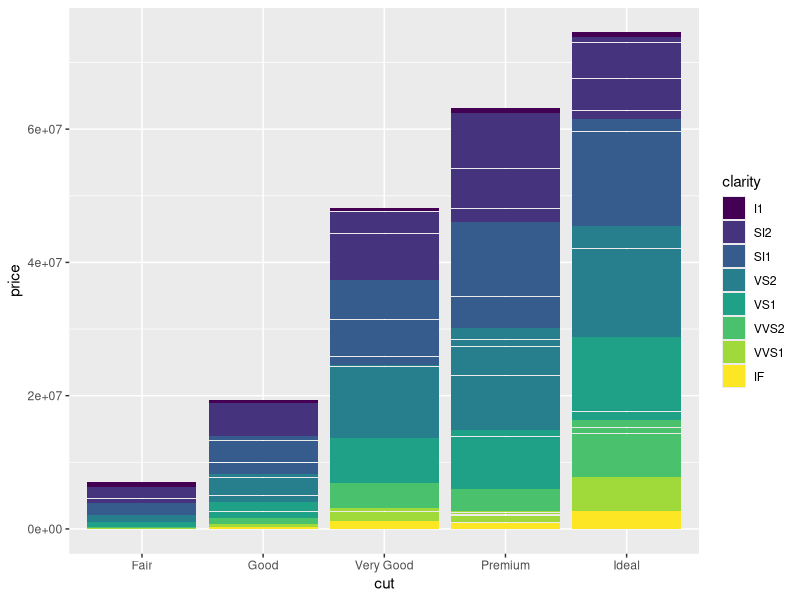
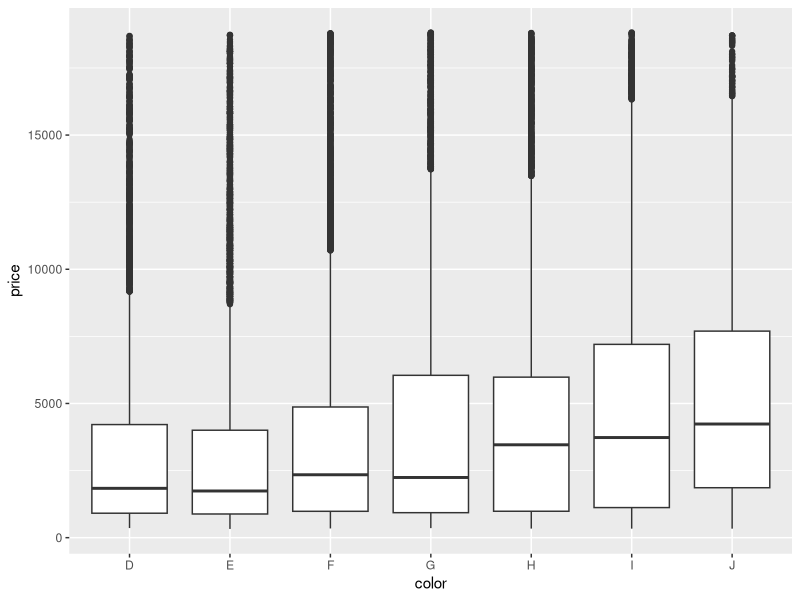
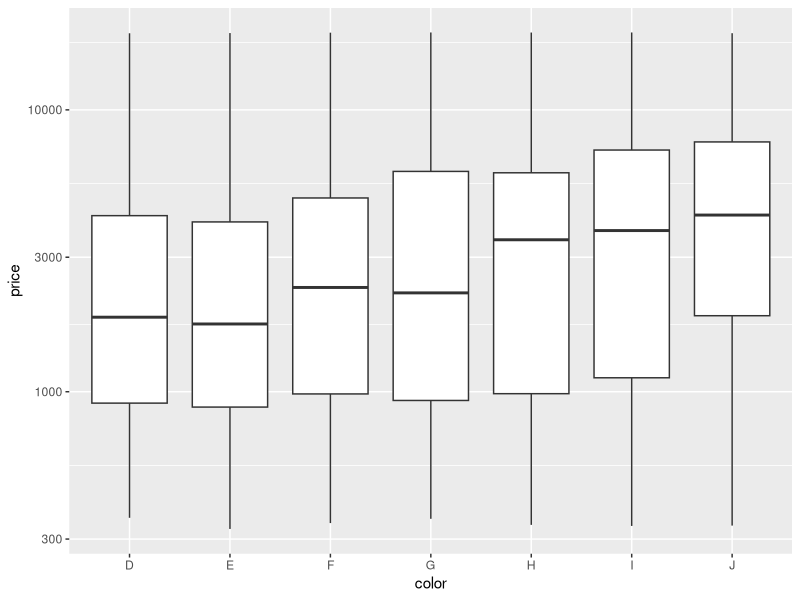

Recreate these plots in R, in order.
# Exercise 2: advanced ggplot2 practice

# Install and load the `ggplot2` package
#install.packages('ggplot2')
library("ggplot2")

# For this exercise you will again be working with the `diamonds` data set.
# Use `?diamonds` to review details about this data set
?diamonds

## Position Adjustments

# Draw a column (bar) chart of diamonds cuts by price, with each bar filled by 
# clarity. You should see a _stacked_ bar chart.
ggplot(data = diamonds) +
  geom_col(mapping = aes(x = cut, y = price, fill = clarity))


# Draw the same chart again, but with each element positioned to "fill" the y axis

# Draw the same chart again, but with each element positioned to "dodge" each other


# Draw a plot with point geometry with the x-position mapped to `cut` and the 
# y-position mapped to `clarity`
# This creates a "grid" grouping the points


# Use the "jitter" position adjustment to keep the points from all overlapping!
# (This works a little better with a sample of diamond data, such as from the 
# previous exercise).



## Scales

# Draw a "boxplot" (with `geom_boxplot`) for the diamond's price (y) by color (x)
ggplot(data = diamonds) +
  geom_boxplot(mapping = aes(x = color, y = price))

# This has a lot of outliers, making it harder to read. To fix this, draw the 
# same plot but with a _logarithmic_ scale for the y axis.
ggplot(data = diamonds) +
  geom_boxplot(mapping = aes(x = color, y = price)) +
  scale_y_log10()

# For another version, draw the same plot but with `violin` geometry instead of 
# `boxplot` geometry!
# How does the logarithmic scale change the data presentation?


# Another interesting plot: draw a plot of the diamonds price (y) by carat (x), 
# using a heatmap of 2d bins (geom_bin2d)
# What happens when you make the x and y channels scale logarithmically?


# Draw a scatter plot for the diamonds price (y) by carat (x). Color each point
# by the clarity (Remember, this will take a while. Use a sample of the diamonds 
# for faster results)


# Change the color of the previous plot using a ColorBrewer scale of your choice. 
# What looks nice?



## Coordinate Systems

# Draw a bar chart with x-position and fill color BOTH mapped to cut
# For best results, SET the `width` of the geometry to be 1 (fill plot, no space
# between)
# TIP: You can save the plot to a variable for easier modifications


# Draw the same chart, but with the coordinate system flipped


# Draw the same chart, but in a polar coordinate system. It's a Coxcomb chart!



## Facets

# Take the scatter plot of price by carat data (colored by clarity) and add 
# _facets_ based on the diamond's `color`



## Saving Plots

# Use the `ggsave()` function to save the current (recent) plot to disk.
# Name the output file "my-plot.png".
# Make sure you've set the working directory!!

